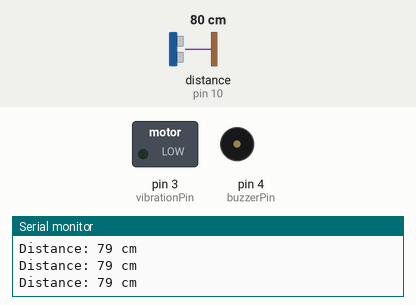
Recording of a sketch running on a simulated Arduino Uno, built with avr-gcc and run on an emulated ATmega328P. On the bench: switched loads named in the sketch (green lamp = pin HIGH), buzzer (waves = sounding), the last lines printed to the serial monitor. Wiring (inferred from the names in the program): ultrasonic range finder: trigger pin 9; echo pin 10. Dashed ring = blinking. The test bench sets the inputs (shaded band); at power-on: distance to the obstacle (sensor on pin 10) 80 cm. The echo pulse lasts 58.3 µs per cm; pins used as bus, display or sensor lines are not drawn.

Above: at 1.2 s.
1.3 s: distance to the obstacle (sensor on pin 10) set to 55 cm
4.3 s: distance to the obstacle (sensor on pin 10) set to 46 cm
At 4.98 s:
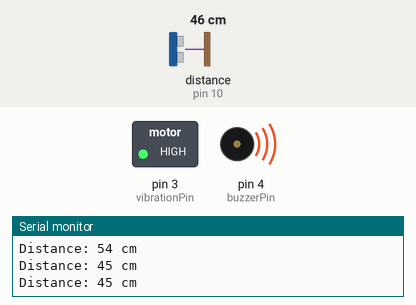
7.3 s: distance to the obstacle (sensor on pin 10) set to 22 cm
At 7.88 s:
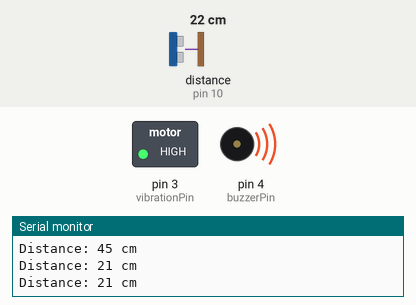
10.3 s: distance to the obstacle (sensor on pin 10) set to 18 cm
At 11.6 s:
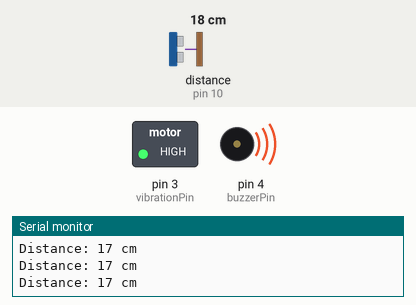
11.9 s: distance to the obstacle (sensor on pin 10) set to 60 cm
At 12.8 s:
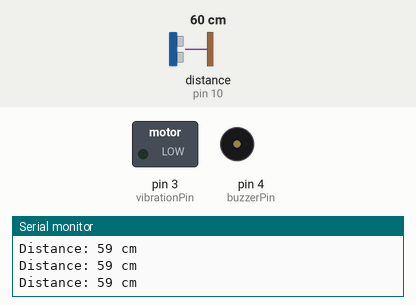
Timing chart, 0 to 14.4 s (numbered marks = the images above; inputs shaded):
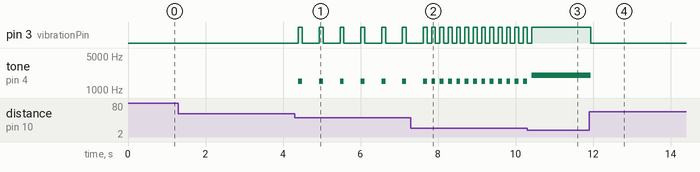

Measured:
- the behaviour switches between 51 and 50 cm on distance to the obstacle (sensor on pin 10) (found by bisection; images 0 and 1)
- the behaviour switches between 21 and 20 cm on distance to the obstacle (sensor on pin 10) (found by bisection; images 2 and 3)
- after the input at 4.3 s, pin 3 (vibrationPin): alternates HIGH for 0.10 s and LOW for 0.44 s, starting after 0.10 s; tone on pin 4 (buzzerPin): alternates 1500 Hz for 0.10 s and silent for 0.44 s, starting after 0.10 s
- after the input at 7.3 s, pin 3 (vibrationPin): alternates HIGH for 0.10 s and LOW for 0.12 s, starting after 0.53 s; tone on pin 4 (buzzerPin): alternates 1500 Hz for 0.10 s and silent for 0.12 s, starting after 0.53 s
- after the input at 10.3 s, pin 3 (vibrationPin): goes on until 10.4 s, then stays HIGH
- after the input at 11.9 s, pin 3 (vibrationPin): HIGH → LOW at once; tone on pin 4 (buzzerPin): 2000 Hz → silent at once

The sketch:

blind_assist.ino
```cpp
/*
 * Blind Assist Arduino
 * Smart Obstacle Detector for Blind and Visually Impaired
 * Uses Ultrasonic Sensor for obstacle detection with vibration and buzzer alerts
 *
 * Components:
 * - Arduino (Uno/Nano)
 * - HC-SR04 Ultrasonic Sensor
 * - Vibration Motor
 * - Buzzer
 */

// Pin definitions
const int trigPin = 9;          // HC-SR04 Trigger Pin
const int echoPin = 10;         // HC-SR04 Echo Pin
const int vibrationPin = 3;     // Vibration Motor Pin
const int buzzerPin = 4;        // Buzzer Pin

// Distance thresholds (in centimeters)
const int dangerDistance = 50;   // Alert when obstacle is closer than 50cm
const int criticalDistance = 20; // Critical alert when very close

void setup() {
  // Initialize serial communication for debugging
  Serial.begin(9600);

  // Set pin modes
  pinMode(trigPin, OUTPUT);
  pinMode(echoPin, INPUT);
  pinMode(vibrationPin, OUTPUT);
  pinMode(buzzerPin, OUTPUT);

  // Initial state - all outputs off
  digitalWrite(vibrationPin, LOW);
  digitalWrite(buzzerPin, LOW);

  Serial.println("Blind Assist System Initialized");
  Serial.println("Ready to detect obstacles...");
}

void loop() {
  // Get distance measurement
  long distance = measureDistance();

  // Print distance to serial monitor
  Serial.print("Distance: ");
  Serial.print(distance);
  Serial.println(" cm");

  // Check distance and provide appropriate alerts
  if (distance > 0 && distance < criticalDistance) {
    // Critical zone - strong continuous alert
    digitalWrite(vibrationPin, HIGH);
    tone(buzzerPin, 2000);  // High frequency tone
    delay(100);
  }
  else if (distance > 0 && distance < dangerDistance) {
    // Warning zone - pulsing alert (frequency increases as obstacle gets closer)
    int delayTime = map(distance, criticalDistance, dangerDistance, 100, 500);

    digitalWrite(vibrationPin, HIGH);
    tone(buzzerPin, 1500);
    delay(100);

    digitalWrite(vibrationPin, LOW);
    noTone(buzzerPin);
    delay(delayTime);
  }
  else {
    // Safe zone - no alerts
    digitalWrite(vibrationPin, LOW);
    noTone(buzzerPin);
    delay(100);
  }
}

// Function to measure distance using HC-SR04
long measureDistance() {
  // Clear the trigger pin
  digitalWrite(trigPin, LOW);
  delayMicroseconds(2);

  // Send a 10 microsecond pulse to trigger pin
  digitalWrite(trigPin, HIGH);
  delayMicroseconds(10);
  digitalWrite(trigPin, LOW);

  // Read the echo pin, returns the sound wave travel time in microseconds
  long duration = pulseIn(echoPin, HIGH, 30000);  // Timeout after 30ms

  // Calculate distance (speed of sound is 343 m/s or 0.0343 cm/microsecond)
  // Distance = (Time × Speed of Sound) / 2
  long distance = duration * 0.0343 / 2;

  // Return 0 if no valid reading
  if (duration == 0) {
    return 0;
  }

  return distance;
}
```
